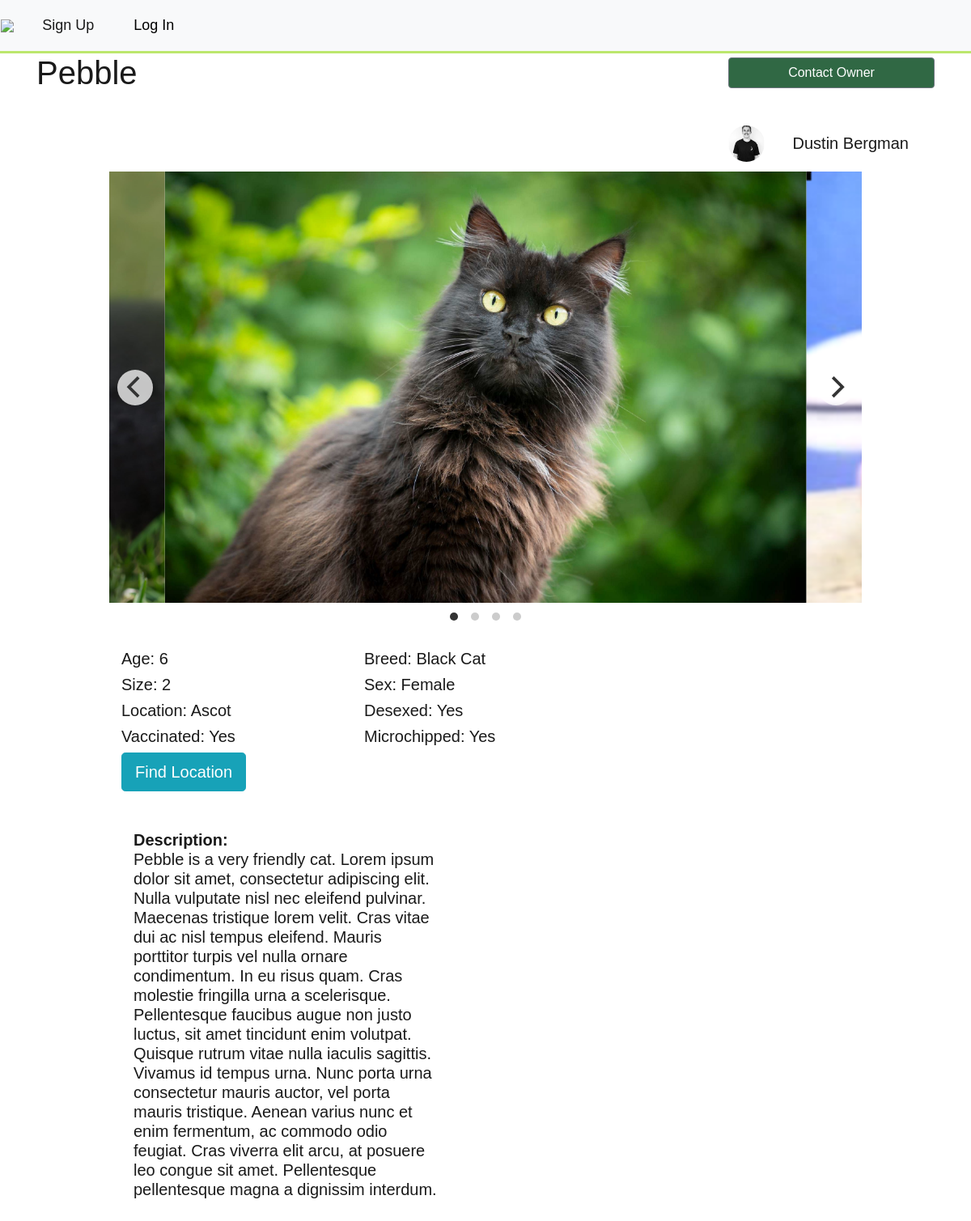
/pet.php?pet=23, run on the app's committed database.
### tables this page shows
CREATE TABLE `pets` (
  `pet_id` int(11) NOT NULL,
  `pet_name` varchar(100) NOT NULL,
  `location` varchar(100) NOT NULL,
  `user_id` varchar(100) NOT NULL,
  `breed` varchar(100) NOT NULL,
  `age` varchar(100) NOT NULL,
  `picture_destination` varchar(150) NOT NULL,
  `description` varchar(1000) NOT NULL,
  `pet_type` int(2) NOT NULL,
  `pet_size` int(1) NOT NULL,
  `vaccinated` int(1) NOT NULL,
  `desexed` int(1) NOT NULL,
  `microchip` int(1) NOT NULL,
  `picture_destination2` varchar(150) NOT NULL,
  `picture_destination3` varchar(150) NOT NULL,
  `picture_destination4` varchar(150) NOT NULL,
  `gender` int(1) NOT NULL,
  `colour` int(2) NOT NULL,
  `lat` varchar(50) NOT NULL,
  `lon` varchar(50) NOT NULL
);

CREATE TABLE `profile_pic` (
  `pic_id` int(11) NOT NULL,
  `user_id` int(11) NOT NULL,
  `destination` varchar(100) NOT NULL
);

CREATE TABLE `users` (
  `user_id` int(11) NOT NULL,
  `username` varchar(128) NOT NULL,
  `password` varchar(128) NOT NULL,
  `first_name` varchar(128) NOT NULL,
  `last_name` varchar(128) NOT NULL,
  `email` varchar(128) NOT NULL,
  `acc_type` int(1) NOT NULL COMMENT '0 = adopter, 1 = owner',
  `phone` varchar(15) NOT NULL
);

### additional/pet.inc.php (called while the page is built, shortened)
<?php
require_once 'dbh.inc.php';
require_once 'functions.inc.php';
if(isset($_GET['pet'])){
    $pet_id = $_GET['pet'];
    $result = fetchPetFromId($conn, $pet_id)->fetch_assoc();
    $owner = fetchUserFromId($conn, $result['user_id'])->fetch_assoc();
    $pfp = fetchProfilePicById($conn, $result['user_id'])->fetch_assoc();
}

### additional/functions.inc.php (called while the page is built, shortened)
<?php
function fetchProfilePicById($conn, $user_id){
    $sql = "SELECT * FROM profile_pic WHERE user_id = '$user_id';";
    $stmt = mysqli_stmt_init($conn);
    if (!mysqli_stmt_prepare($stmt, $sql)) {
        header("location: ../sign_up.php?error=stmt_failed");
        exit();
    }
    mysqli_stmt_execute($stmt);
    $resultData = mysqli_stmt_get_result($stmt);
    return $resultData;
}
function fetchPetFromId($conn, $id){
    $sql = "SELECT * FROM pets WHERE pet_id = $id;";
    $stmt = mysqli_stmt_init($conn);
    if (!mysqli_stmt_prepare($stmt, $sql)) {
        header("location: ../sign_up.php?error=stmt_failed");
        exit();
    }
    mysqli_stmt_execute($stmt);
    $resultData = mysqli_stmt_get_result($stmt);
    return $resultData;
}
function fetchUserFromId($conn, $id){
    $sql = "SELECT * FROM users WHERE user_id = $id;";
    $stmt = mysqli_stmt_init($conn);
    if (!mysqli_stmt_prepare($stmt, $sql)) {
       header("location: ../sign_up.php?error=stmt_failed");
        exit();
    }
    mysqli_stmt_execute($stmt);
    $resultData = mysqli_stmt_get_result($stmt);
    return $resultData;
}

### pet.php (the view, shortened to what this page needs)
<?php
require_once 'header.php';
require_once 'additional/pet.inc.php';
?>
<head>
    <link rel="stylesheet" href="css/flickity.css" media="screen">
        </head>
<body>
<div class="animation">
<?php $pet = $result;?>
<div class="container" >
    <div class="row">
        <div class="col-sm-6">
            <h1><?php echo $pet['pet_name']?></h1>
        </div>
        <div class="col-sm-6">
            <div class="row" style="margin-top: 1%;" >
                <div class="col">
                </div>
                <?php if ($pet['user_id'] == $_SESSION['user_id']){ ?>
                    <div class="col">
                        <a class="btn btn-secondary" href="list.php?edit=<?php echo $pet['pet_id'];?>" style="width: 100%; background-color: #306844">Edit Listing</a>
                    </div> <?php
                } else {?>
                    <div class="col">
                        <button type="button" class="btn btn-secondary" data-toggle="modal" data-target="#exampleModal" style="width: 100%; background-color: #306844">
                            Contact Owner
                        </button>
                    </div>
                <?php }?>
            </div>
        </div>
    </div>
    <div class="row">
        <div class="col">
        </div>
        <div class="col">
            <div class="row">
                <div class="col">
                </div>
                <div class="col">
                    <div class="row">
                        <div class="col-sm-2">
                            <img src="uploads/<?php if (isset($pfp['destination'])) echo $pfp['destination']; else echo 'profile_picture.png'?>"
                                 style="width: 45px; height: 45px; object-fit: cover; border-radius: 50%"/>
                        </div>
                        <div class="col text-center">
                            <h5 style="margin-top: 10px">  <?php echo $owner['first_name']." ".$owner['last_name'];?> </h5>
                        </div>
                    </div>
                </div>
            </div>
        </div>
    </div>
</div>
<div class="container" style="margin:auto; padding-top: 1%; width: 80%">
    <div class="carousel"
         data-flickity='{ "freeScroll": true, "wrapAround": true, "autoPlay": true , "imagesLoaded": true }'>
        <img src="uploads/<?php echo $pet['picture_destination']?>"/>
        <?php if (isset($pet['picture_destination2'])){ ?>
            <img src="uploads/<?php echo $pet['picture_destination2']?>"/> <?php
        } ?>
        <?php if (isset($pet['picture_destination4'])){ ?>
            <img src="uploads/<?php echo $pet['picture_destination4']?>"/> <?php
        } ?>
    </div> <br/> <hr/>
    <div class="container row">
        <div class="col-sm-8">
            <div class="row">
                <div class="col">
                    <h5>Age: <?php echo $pet['age']?></h5>
                </div>
                <div class="col">
                    <h5>Breed: <?php echo $pet['breed']?></h5>
                </div>
            </div>
            <div class="row">
                <div class="col">
                    <h5>Size: <?php echo $pet['pet_size']?></h5>
                </div>
                <div class="col">
                    <h5>Sex: <?php if($pet['gender'] == 1){
                            echo "Female"; } else {
                            echo "Male";
                        }?></h5>
                </div>
            </div>
            <div class="row">
                <div class="col">
                    <h5>Location: <?php echo $pet['location']?></h5>
                </div>
                <div class="col">
                    <h5>Desexed: <?php if($pet['desexed'] == 1){
                            echo "Yes"; } else {
                            echo "No";
                        }?></h5>
                </div>
            </div>
            <div class="row">
                <div class="col">
                    <h5>Vaccinated: <?php if($pet['vaccinated'] == 1){
                            echo "Yes"; } else {
                            echo "No";
                        }?></h5>
                </div>
                <div class="col">
                    <h5>Microchipped: <?php if($pet['microchip'] == 1){
                            echo "Yes"; } else {
                            echo "No";
                        }?></h5>
                </div>
            </div>
                <a class="btn btn-lg btn-info" target="_blank" href=" http://maps.google.com/?q=<?php echo $pet['lat']?>,<?php echo $pet['lon']?>">Find Location</a>
                <br>
                <br>
                <br/>
            <div class="container row">
                <h5 class="col-lg-9"><b>Description:</b> <br/> <?php echo $pet['description']?></h5>
            </div>
    </div> <br/>
</div>
</div>
</body>

### header.php (shortened to what this page needs)
<!DOCTYPE html>
<html lang="en">
<head>
    <link rel="stylesheet" href="css/bootstrap.css">
    <link rel="stylesheet" href="css/style.css">
</head>
<body>
<?php if (isset($_SESSION['username'])){ ?>
    <nav class='navbar sticky-top navbar-expand-lg navbar-light bg-light' style="font-family: 'Chelsea Market'">
        <a href='index.php' ><img src='Files/logo_black.png' style='width: 70px; margin-left: 5%'></a>
                <button class='navbar-toggler' type='button' data-toggle='collapse' data-target='#navbarNav' aria-controls='navbarNav' aria-expanded='false' aria-label='Toggle navigation'>
    <span class='navbar-toggler-icon'></span>
  </button>
  <div class='collapse navbar-collapse' id='navbarToggler9'>
    <ul class='navbar-nav'>
      <li class='nav-item active'>
        <a class='nav-link' href='all_pets.php' style='font-size: 1.5vw'>Pets</a>
      </li>
      <li class='nav-item'>
        <a class='nav-link' href='home.php'style='font-size: 1.5vw' >Matches</a>
      </li>
      <li class='nav-item'>
        <a class='nav-link' href='list.php' style='font-size: 1.5vw'>Upload</a>
      </li>
      <li class='nav-item'>
        <a class='nav-link float-md-right' href='account.php' style='font-size: 1.5vw'><?php echo $_SESSION['username']; ?></a>
      </li>
    </ul>
  </div>
</nav>
<?php
} else {
    echo "<nav class='navbar sticky-top navbar-expand-lg navbar-light bg-light'>
                <a href='index.php' ><img src='Files/logo_black.png' style='width: 70px; margin-left: 5%'></a>
                <button class='navbar-toggler' type='button' data-toggle='collapse' data-target='#navbarNav' aria-controls='navbarNav' aria-expanded='false' aria-label='Toggle navigation'>
    <span class='navbar-toggler-icon'></span>
  </button>
  <div class='collapse navbar-collapse' id='navbarNav'>
    <ul class='navbar-nav'>
      <li class='nav-item1 active'>
        <a class='nav-link' href='sign_up.php' style='font-size: 1.5vw'>Sign Up</a>
      </li>
      <li class='nav-item1'>
        <a class='nav-link' href='login.php' style='font-size: 1.5vw'>Log In</a>
      </li>
    </ul>
  </div>
</nav>";
}
?>
</body>

### css/style.css (style rules this page uses)
body { margin: 0; font-family: Arial, Helvetica, sans-serif; }
html { font-family: sans-serif; line-height: 1.15; height: 100%; }
body { margin: 0; font-family: -apple-system, BlinkMacSystemFont, "Segoe UI", Roboto, "Helvetica Neue", Arial, sans-serif, "Apple Color Emoji", "Segoe UI Emoji", "Segoe UI Symbol"; font-size: 1rem; font-weight: 400; line-height: 1.5; color: #1a1a1a; text-align: left; height: 100%; background-color: #fff; }
.container { display: flex; flex-direction: column; height: 100%; }

### css/flickity.css (style rules this page uses)
.flickity-enabled { position: relative; }
.flickity-enabled.is-draggable { -webkit-tap-highlight-color: transparent; tap-highlight-color: transparent; -webkit-user-select: none; -moz-user-select: none; -ms-user-select: none; user-select: none; }

### header.php (style rules this page uses)
.navbar { border-bottom-style: solid; color: #BCE76D; }
.navbar-nav { width: 100%; }
.nav-item1 { margin-left: 2%; }
@media only screen and (min-width: 960px) { .navbar .navbar-nav .nav-link { padding: 1em 0.7em; } }
@media only screen and (min-width: 960px) { .navbar { padding: 0; } }
.navbar .navbar-nav .nav-link { position: relative; color: black; z-index: 2; }
.navbar .navbar-nav .nav-link::after { position: absolute; bottom: 0; left: 0; right: 0; margin: auto; background-color: #BCE76D; color: transparent; width: 0%; content: ''; height: 3px; transition: all 0.5s; }

### pet.php (style rules this page uses)
* { box-sizing: border-box; }
body { font-family: sans-serif; }
.carousel { background: #FAFAFA; }
.carousel img { display: block; height: 400pt; }

### data on the page
pets: pet_name "Pebble", picture_destination (picture), picture_destination2 (picture), picture_destination4 (picture), age "6", breed "Black Cat", pet_size "2", location "Ascot", description "Pebble is a very friendly cat. Lorem ipsum dolor sit amet, consectetur adipiscing elit. Nulla vulputate nisl nec eleifend pulvinar. Maecenas tristique lorem velit. Cras vitae dui ac nisl tempus eleifend. Mauris porttitor turpis vel nulla ornare condimentum. In eu risus quam. Cras molestie fringilla urna a scelerisque. Pellentesque faucibus augue non justo luctus, sit amet tincidunt enim volutpat. Quisque rutrum vitae nulla iaculis sagittis. Vivamus id tempus urna. Nunc porta urna consectetur mauris auctor, vel porta mauris tristique. Aenean varius nunc et enim fermentum, ac commodo odio feugiat. Cras viverra elit arcu, at posuere leo congue sit amet. Pellentesque pellentesque magna a…"
profile_pic: destination (picture)
users: first_name "Dustin", last_name "Bergman"
